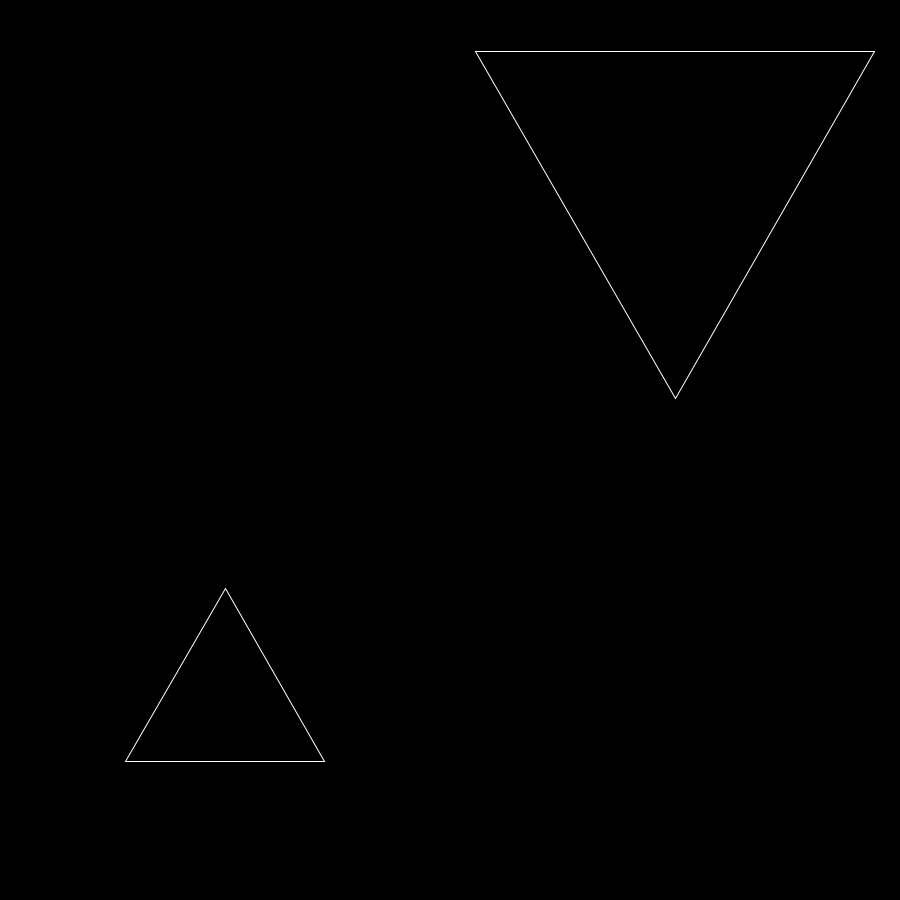
Frame 1 (no input)
Frame 60 (the mouse pressed at the canvas centre just before this capture): identical to frame 1, image omitted
Frame 120 (the mouse held since frame 60 and released just before this capture): identical to frame 1, image omitted

The Processing sketch that drew this single still picture (run headless with seeded random() and noise(); from frame 60 on, the mouse is pressed at the canvas centre):

// Processing sketch: sketch_200829k
// ── sketch_200829k.pde
// template
void setup() {
  size(900, 900); 
  background(0);
  stroke(255);
  noFill();
  Triangle t = new Triangle(new PVector(width * .25, height * .75), 200, false);
  t.show();
  Triangle t2 = new Triangle(new PVector(width * .75, height * .25), 400, true);
  t2.show();
}

void draw() {
}

class Triangle {
  PVector c, bl, top, br;
  float l;
  boolean invert = false;
  Triangle(PVector center, float sideLength, boolean invert) {
    c=center;
    l=sideLength;
    if (invert == true) {
      float midLine = sin(radians(60)) * sideLength;
      float halfBottomLine = sqrt(sideLength*sideLength - midLine*midLine);
      float blx = center.x + halfBottomLine;
      float bly = center.y - midLine/2;
      bl = new PVector(blx, bly);
      float brx = center.x - halfBottomLine;
      float bry = center.y - midLine/2;
      br = new PVector(brx, bry);
      top = new PVector(center.x, center.y + midLine/2);
    } else {
      float midLine = sin(radians(60)) * sideLength;
      float halfBottomLine = sqrt(sideLength*sideLength - midLine*midLine);
      float blx = center.x - halfBottomLine;
      float bly = center.y + midLine/2;
      bl = new PVector(blx, bly);
      float brx = center.x + halfBottomLine;
      float bry = center.y + midLine/2;
      br = new PVector(brx, bry);
      top = new PVector(center.x, center.y - midLine/2);
    }
  }
  void show() {
    triangle(bl.x, bl.y, top.x, top.y, br.x, br.y);
  }
}
